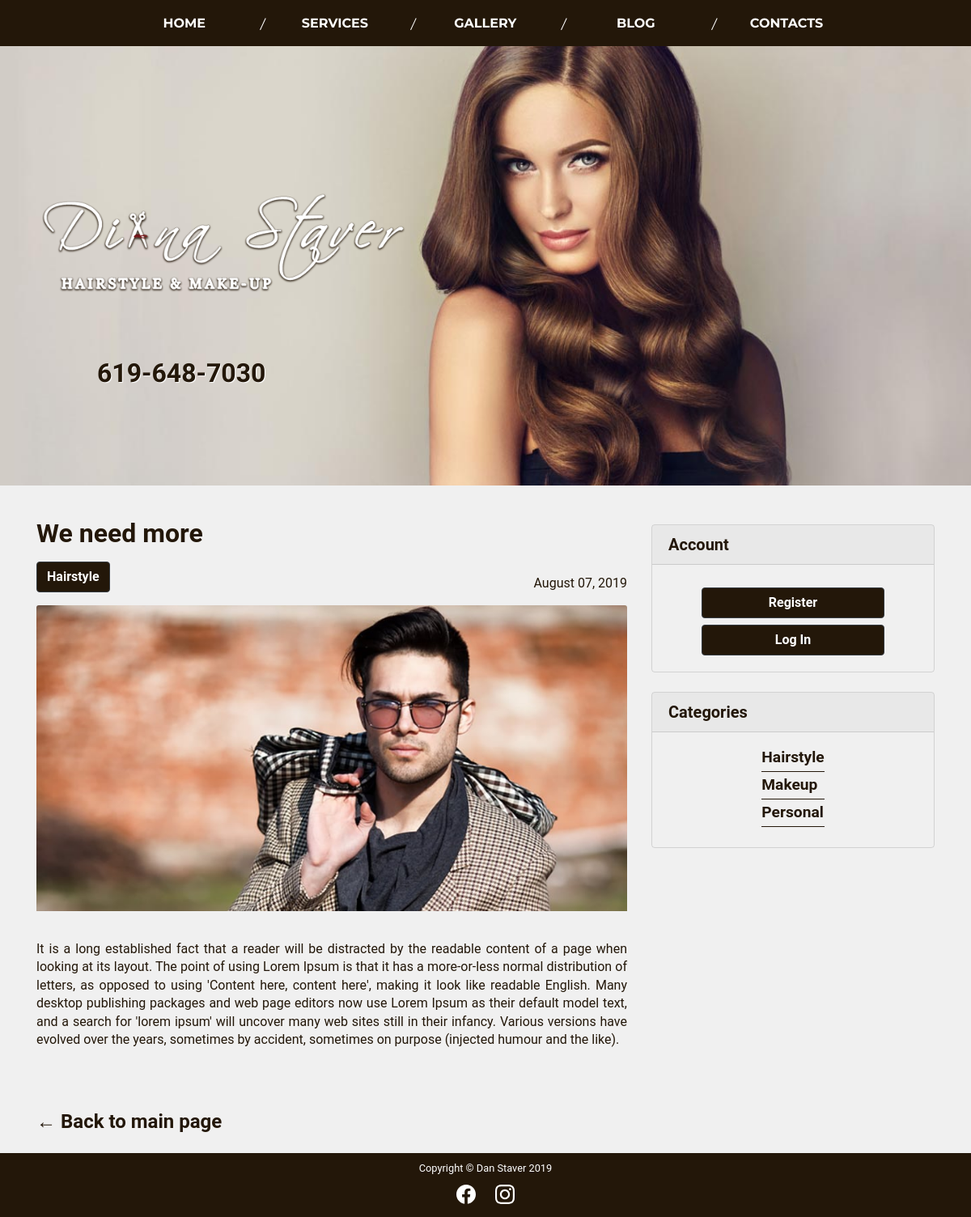
Page /blog/post/30/ on the committed database.
### blog/models.py (models this page shows, shortened)
class Post(models.Model):
    PERSONAL = 'personal'
    HAIRSTYLE = "hairstyle"
    MAKEUP = "makeup"
    categories = ((PERSONAL, 'Personal'), (HAIRSTYLE, 'Hairstyle'), (MAKEUP, 'Makeup'))
    title = models.CharField(max_length=50)
    content = models.TextField()
    post_photo = models.ImageField(default="default-blog.jpg", upload_to='post_photo')
    date_posted = models.DateTimeField('Posted On', default=timezone.now)
    date_updated = models.DateTimeField(auto_now=True)
    author = models.ForeignKey(User, on_delete=models.CASCADE)
    category = models.CharField(max_length=10, choices=categories, default=HAIRSTYLE)

### blog/views.py (the view)
# urls.py: path('post/<int:pk>/', PostDetailView.as_view(), name='post-detail'),
class PostDetailView(DetailView):
    model = Post
    context_object_name = "post"
    template_name = 'blog/view_post.html'

### blog/templates/blog/view_post.html (shortened to what this page needs)
{% extends 'blog/blog_base-min.html' %}
{% load disqus_tags %}
{% block blogmain %}
    <div class="card bg-transparent border-0 pb-3 my-4">
        <h2 class="card-title font-weight-bold mt-3">{{ post.title }}</h2>
        <div class="d-flex align-items-end justify-content-between my-1 mb-3">
            <a class="btn btn-dark" href="{% url 'category' post.category %}">{{ post.category|title }}</a>
            <p id="test">{{ post.date_posted|date:'F d, Y' }}</p>
        </div>
        <img class="card-img-top" src="{{ post.post_photo.url }}" alt="{{ post.title }}">
        <div class="card-body px-0 text-justify">
            <p class="card-text">{{ post.content|linebreaks }}</p>
        </div>
    </div>
    <a href="{% url 'blog' %}">
        <h4 class="d-inline-block mb-4 font-weight-bold"> &#8592; Back to main page</h4>
    </a>
{% endblock blogmain %}

### site_content/static/site_content/styles-min.css (style rules this page uses)
body,html { height:100%;background-color:#f0f0f0 }
body { font-family:Roboto,sans-serif;line-height:1.4rem;color:#231709 }
.container .btn-dark { font-weight:700 }
.main-blog .card a { text-decoration:none }
.main-blog a>h4 { color:#231709 }
.container .btn-dark { background-color:#231709 }
#test { margin-bottom:0 }

### rows in the picture
Post: title "We need more", category "Hairstyle", date_posted "August 07, 2019", post_photo (picture), content "It is a long established fact that a reader will be distracted by the readable content of a page when looking at its layout. The point of using Lorem Ipsum is that it has a more-or-less normal distribution of letters, as opposed to using 'Content here, content here', making it look like readable English. Many desktop publishing packages and web page editors now use Lorem Ipsum as their default model text, and a search for 'lorem ipsum' will uncover many web sites still in their infancy. Various versions have evolved over the years, sometimes by accident, sometimes on purpose (injected humour and the like)."
